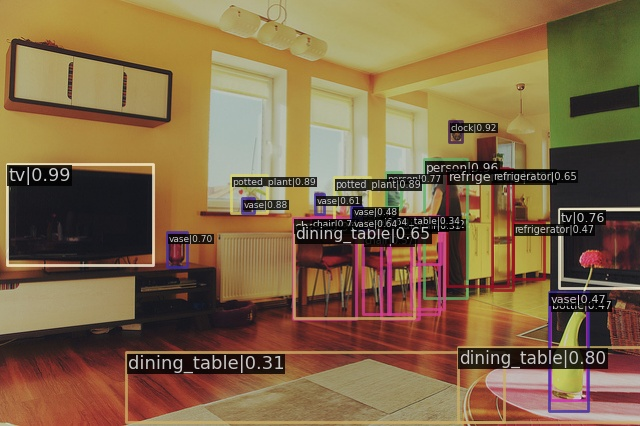

This chart was generated by the following Python code:
from mmdet.apis import init_detector, inference_detector, show_result_pyplot
import mmcv
from PIL import Image
from torchvision.transforms import ToTensor, Normalize
import cv2
import torch
import numpy as np
import blobfile as bf

def tensor2im(image_tensor, imtype=np.uint8, normalize=True):
    if isinstance(image_tensor, list):
        image_numpy = []
        for i in range(len(image_tensor)):
            image_numpy.append(tensor2im(image_tensor[i], imtype, normalize))
        return image_numpy
    image_numpy = image_tensor.cpu().float().numpy()
    if normalize:
        image_numpy = (np.transpose(image_numpy, (1, 2, 0)) + 1) / 2.0 * 255.0
    else:
        image_numpy = np.transpose(image_numpy, (1, 2, 0)) * 255.0      
    image_numpy = np.clip(image_numpy, 0, 255)
    if image_numpy.shape[2] == 1 or image_numpy.shape[2] > 3:        
        image_numpy = image_numpy[:,:,0]
    return image_numpy.astype(imtype)

def denormalize(image_tensor):
    if isinstance(image_tensor, list):
        denorm_image = []
        for i in range(len(image_tensor)):
            denorm_image.append(denormalize(image_tensor[i]))
        return denorm_image
    denorm_image = image_tensor.clone()
    
    denorm_image = (denorm_image + 1) / 2.0 * 255.0  
    denorm_image = torch.clip(denorm_image, 0, 255)

    return denorm_image

def det_output2numpy(det_results):
    det_results_numpy = []
    for res in det_results:
        if isinstance(res, np.ndarray):
            det_results_numpy.append(res)
        else:
            det_results_numpy.append(res.cpu().detach().numpy())

    return det_results_numpy


# Specify the path to model config and checkpoint file
config_file = '/home/d-d-sh/adv_seg_gan/mmdetection/configs/faster_rcnn/faster_rcnn_r50_fpn_1x_coco.py'
checkpoint_file = '/home/d-d-sh/adv_seg_gan/PITI/faster_rcnn_r50_fpn_1x_coco_20200130-047c8118.pth'

# build the model from a config file and a checkpoint file
model = init_detector(config_file, checkpoint_file, device='cuda:0')

# test a single image and show the results
path_img = '/home/d-d-sh/datasets/COCO/images/val2017/000000000139.jpg'  # or img = mmcv.imread(img), which will only load it once
img_tensor = Normalize((0.5, 0.5, 0.5), (0.5, 0.5, 0.5))(ToTensor()(Image.open(path_img)))

result = inference_detector(model, denormalize(img_tensor).cuda())
# visualize the results in a new window
# model.show_result(img_tensor, result)
# or save the visualization results to image files
result_numpy = det_output2numpy(result)
det_image = show_result_pyplot(
    model,
    tensor2im(img_tensor),
    result_numpy,
    show=False,
)
print(det_image.shape)
# print([[[int(res[j]) for j in range(4)] for res in result_numpy[i]] for i in range(len(result_numpy))])

cv2.imwrite(f'test_det_coco.jpg', det_image[:, :, ::-1])

path_ann = '/home/d-d-sh/datasets/COCO/annotations/train2017/000000000009.png'

img_tensor = ToTensor()(Image.open(path_ann))
img_numpy = np.asarray(Image.open(path_ann))

print(img_numpy.shape)
img_numpy = np.transpose(img_numpy, (2, 0, 1))
cv2.imwrite(f'mask_test.png', img_numpy[0])
# classes = np.unique(img_numpy)
# masks = []
# for i, cl in enumerate(classes):
#     mask = np.where(img_numpy == cl, 255, 0)
#     mask = np.expand_dims(mask, axis=(0, 3))
#     masks.append(mask)
# masks = np.vstack(masks)
# areas = np.sum(masks, axis=(1, 2, 3))
# top_k = 3
# idx_k = np.flip(np.argsort(areas))[:top_k]
# print(idx_k)

with bf.BlobFile(path_ann, "rb") as f:
    pil_image3 = Image.open(f)
    pil_image3.load()
    pil_image3 = pil_image3.convert("RGB")

label_black = np.asarray(pil_image3)
# print(label_black)
print(label_black.shape)
